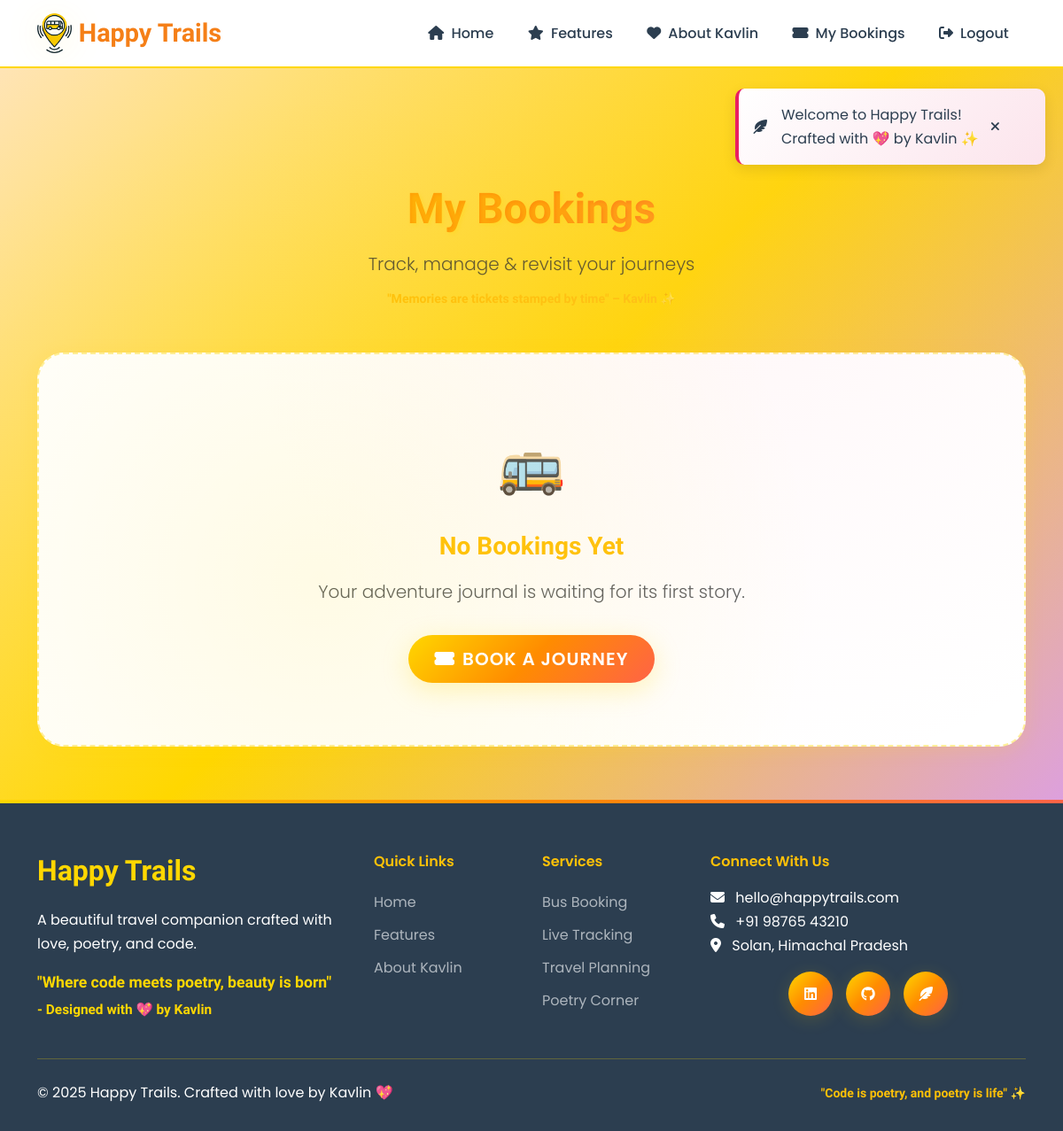
/my_bookings (signed in), run on an earlier commit of the app's database.
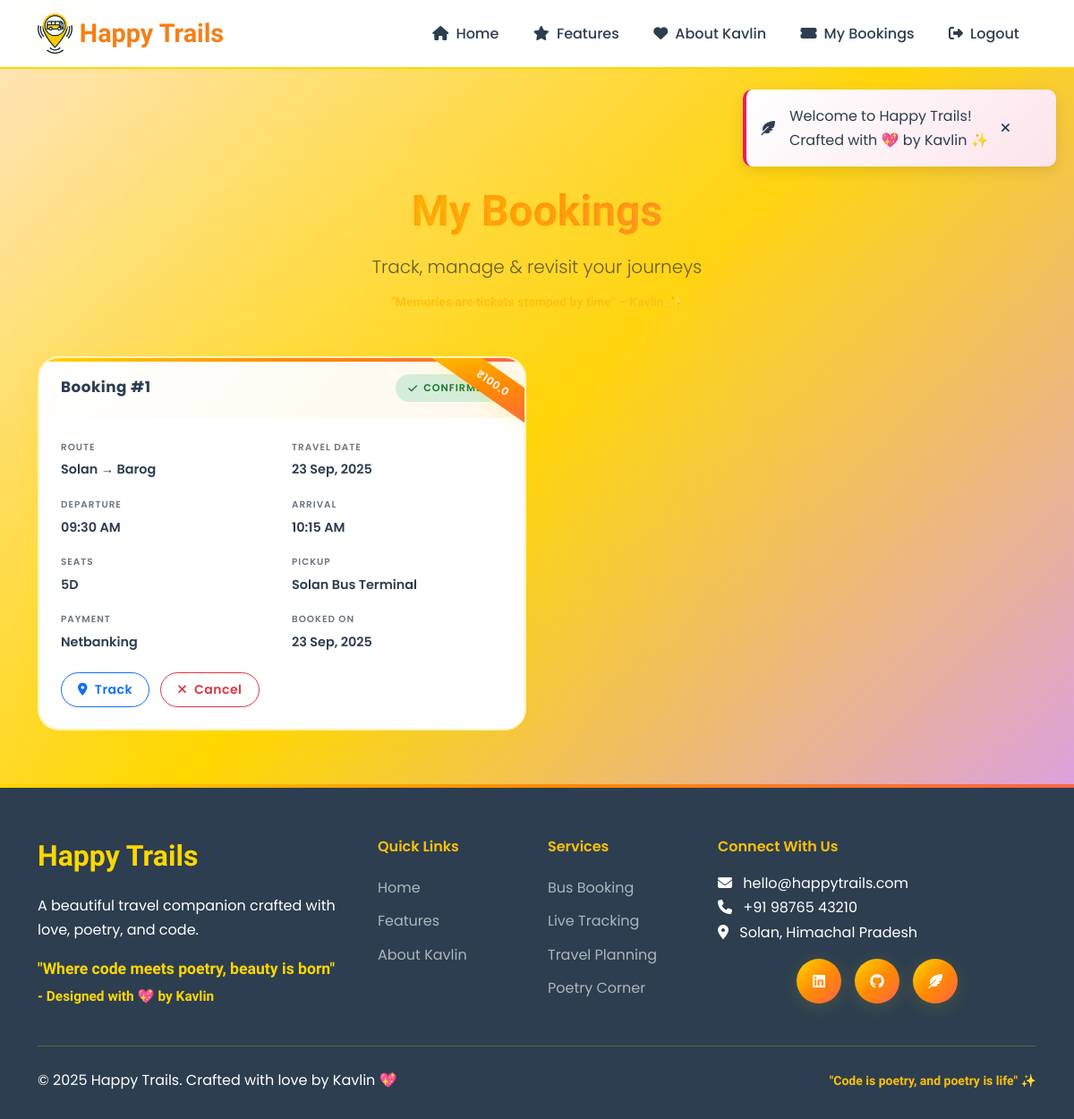
And on a later commit of the database.
### app.py (models this page shows, shortened)
class Booking(db.Model):
    id = db.Column(db.Integer, primary_key=True)
    user_id = db.Column(db.Integer, db.ForeignKey('user.id'), nullable=False)
    bus_id = db.Column(db.Integer, db.ForeignKey('bus.id'), nullable=False)
    booking_date = db.Column(db.DateTime, default=datetime.utcnow)
    travel_date = db.Column(db.Date, nullable=False)
    seats = db.Column(db.Integer, default=1)
    total_price = db.Column(db.Float, nullable=False)
    status = db.Column(db.String(20), default='Confirmed')
    pickup_point = db.Column(db.String(100), nullable=True)
    dropoff_point = db.Column(db.String(100), nullable=True)
    seat_numbers = db.Column(db.String(100), nullable=True)  # Comma-separated seat numbers
    payment_method = db.Column(db.String(50), nullable=True)

class Bus(db.Model):
    id = db.Column(db.Integer, primary_key=True)
    bus_number = db.Column(db.String(20), nullable=False)
    from_location = db.Column(db.String(100), nullable=False)
    to_location = db.Column(db.String(100), nullable=False)
    departure_time = db.Column(db.String(20), nullable=False)
    arrival_time = db.Column(db.String(20), nullable=False)
    status = db.Column(db.String(20), default='On Time')
    capacity = db.Column(db.Integer, default=40)
    price = db.Column(db.Float, nullable=False)
    bus_type = db.Column(db.String(50), default='Standard')  # Standard, Deluxe, Premium
    amenities = db.Column(db.String(200), default='Air Conditioning, Comfortable Seats')
    bookings = db.relationship('Booking', backref='bus', lazy=True)

### app.py (the view)
@app.route('/my_bookings')
@login_required
def my_bookings():
    bookings = Booking.query.filter_by(user_id=current_user.id).order_by(Booking.booking_date.desc()).all()
    return render_template('my_bookings.html', bookings=bookings)

### app.py (called while the page is built)
@login_manager.user_loader
def load_user(user_id):
    return User.query.get(int(user_id))

### templates/my_bookings.html (shortened to what this page needs)
{% extends 'base.html' %}
{% block content %}
<section class="bookings-hero">
  <div class="container">
    <div class="text-center mb-5">
      <h1 class="script-font display-5">My Bookings</h1>
      <p class="text-muted lead mb-2">Track, manage & revisit your journeys</p>
      <small class="script-font text-warning">"Memories are tickets stamped by time" – Kavlin ✨</small>
    </div>
    {% if bookings %}
      <div class="row g-4">
        {% for booking in bookings %}
        <div class="col-lg-6">
          <div class="booking-card h-100">
            <div class="price-ribbon">₹{{ booking.total_price }}</div>
            <div class="booking-header">
              <h5>Booking #{{ booking.id }}</h5>
              {% if booking.status == 'Confirmed' %}
                <div class="status-chip status-confirmed"><i class="fas fa-check"></i> Confirmed</div>
              {% elif booking.status == 'Cancelled' %}
                <div class="status-chip status-cancelled"><i class="fas fa-times"></i> Cancelled</div>
              {% else %}
                <div class="status-chip status-other">{{ booking.status }}</div>
              {% endif %}
            </div>
            <div class="booking-body">
              <div class="info-grid">
                <div class="info-item">
                  <div class="label">Route</div>
                  <div class="value">{{ booking.bus.from_location }} → {{ booking.bus.to_location }}</div>
                </div>
                <div class="info-item">
                  <div class="label">Travel Date</div>
                  <div class="value">{{ booking.travel_date.strftime('%d %b, %Y') }}</div>
                </div>
                <div class="info-item">
                  <div class="label">Departure</div>
                  <div class="value">{{ booking.bus.departure_time }}</div>
                </div>
                <div class="info-item">
                  <div class="label">Arrival</div>
                  <div class="value">{{ booking.bus.arrival_time }}</div>
                </div>
                <div class="info-item">
                  <div class="label">Seats</div>
                  <div class="value">{{ booking.seat_numbers or booking.seats }}</div>
                </div>
                <div class="info-item">
                  <div class="label">Pickup</div>
                  <div class="value">{{ booking.pickup_point or booking.bus.from_location ~ ' Stand' }}</div>
                </div>
                <div class="info-item">
                  <div class="label">Payment</div>
                  <div class="value">{{ booking.payment_method|replace('_',' ')|title }}</div>
                </div>
                <div class="info-item">
                  <div class="label">Booked On</div>
                  <div class="value">{{ booking.booking_date.strftime('%d %b, %Y') }}</div>
                </div>
              </div>
              <div class="actions">
                <a href="{{ url_for('track_bus', bus_id=booking.bus.id) }}" class="btn btn-outline-primary btn-sm">
                  <i class="fas fa-map-marker-alt me-1"></i> Track
                </a>
                {% if booking.status == 'Confirmed' %}
                <button class="btn btn-outline-danger btn-sm" data-bs-toggle="modal" data-bs-target="#cancelModal{{ booking.id }}">
                  <i class="fas fa-times me-1"></i> Cancel
                </button>
                {% endif %}
              </div>
            </div>
          </div>
        </div>
        {% endfor %}
      </div>
    {% else %}
      <div class="empty-state">
        <div class="empty-icon">🚌</div>
        <h3 class="script-font text-warning mb-3">No Bookings Yet</h3>
        <p class="lead text-muted">Your adventure journal is waiting for its first story.</p>
        <a href="{{ url_for('index') }}#booking" class="btn btn-primary btn-lg mt-3">
          <i class="fas fa-ticket-alt me-2"></i>Book a Journey
        </a>
      </div>
    {% endif %}
  </div>
</section>
{% endblock %}

### templates/base.html (shortened to what this page needs)
<!DOCTYPE html>
<html lang="en">
<head>
    <link href="https://cdn.jsdelivr.net/npm/bootstrap@5.3.0/dist/css/bootstrap.min.css" rel="stylesheet">
    <link rel="stylesheet" href="https://cdnjs.cloudflare.com/ajax/libs/font-awesome/6.4.0/css/all.min.css">
    <link rel="stylesheet" href="{{ url_for('static', filename='css/main.css') }}">
</head>
<body>
    <nav class="navbar navbar-expand-lg pb-40">
        <div class="container">
            <a class="navbar-brand d-flex align-items-center" href="{{ url_for('index') }}">
                <img src="{{ url_for('static', filename='images/logo.png') }}" alt="Happy Trails Logo" class="logo me-2">
                <span class="script-font">Happy Trails</span>
            </a>
            <div class="collapse navbar-collapse" id="navbarNav">
                <ul class="navbar-nav ms-auto">
                    <li class="nav-item">
                        <a class="nav-link {% if request.endpoint == 'index' %}active{% endif %}" href="{{ url_for('index') }}">
                            <i class="fas fa-home me-1"></i> Home
                        </a>
                    </li>
                    <li class="nav-item">
                        <a class="nav-link" href="{{ url_for('index') }}#features">
                            <i class="fas fa-star me-1"></i> Features
                        </a>
                    </li>
                    <li class="nav-item">
                        <a class="nav-link" href="{{ url_for('index') }}#kavlin-tribute">
                            <i class="fas fa-heart me-1"></i> About Kavlin
                        </a>
                    </li>
                    {% if current_user.is_authenticated %}
                        <li class="nav-item">
                            <a class="nav-link" href="{{ url_for('my_bookings') }}">
                                <i class="fas fa-ticket-alt me-1"></i> My Bookings
                            </a>
                        </li>
                        <li class="nav-item">
                            <a class="nav-link" href="{{ url_for('logout') }}">
                                <i class="fas fa-sign-out-alt me-1"></i> Logout
                            </a>
                        </li>
                    {% endif %}
                </ul>
            </div>
        </div>
    </nav>
    <main>
        {% block content %}{% endblock %}
    </main>
    <footer class="footer">
        <div class="container">
            <div class="row g-4">
                <div class="col-lg-4">
                    <div class="footer-about">
                        <h5 class="footer-logo script-font">Happy Trails</h5>
                        <p class="mb-3">A beautiful travel companion crafted with love, poetry, and code.</p>
                        <div class="kavlin-credit">
                            <p class="script-font" style="color: var(--primary-yellow); font-size: 1.1rem;">
                                "Where code meets poetry, beauty is born"
                                <br>
                                <small>- Designed with 💖 by Kavlin</small>
                            </p>
                        </div>
                    </div>
                </div>
                <div class="col-lg-2 col-md-4">
                    <h6 class="text-warning mb-3">Quick Links</h6>
                    <ul class="list-unstyled footer-links">
                        <li><a href="{{ url_for('index') }}">Home</a></li>
                        <li><a href="{{ url_for('index') }}#features">Features</a></li>
                        <li><a href="{{ url_for('index') }}#kavlin-tribute">About Kavlin</a></li>
                    </ul>
                </div>
                <div class="col-lg-2 col-md-4">
                    <h6 class="text-warning mb-3">Services</h6>
                    <ul class="list-unstyled footer-links">
                        <li><a href="#">Bus Booking</a></li>
                        <li><a href="#">Live Tracking</a></li>
                        <li><a href="#">Travel Planning</a></li>
                        <li><a href="#">Poetry Corner</a></li>
                    </ul>
                </div>
                <div class="col-lg-4 col-md-4">
                    <h6 class="text-warning mb-3">Connect With Us</h6>
                    <p class="mb-3">
                        <i class="fas fa-envelope me-2"></i> hello@happytrails.com<br>
                        <i class="fas fa-phone me-2"></i> +91 98765 43210<br>
                        <i class="fas fa-map-marker-alt me-2"></i> Solan, Himachal Pradesh
                    </p>
                    <div class="social-links">
                        <a href="https://linkedin.com/in/kavlin-kaur" class="social-link" title="LinkedIn">
                            <i class="fab fa-linkedin"></i>
                        </a>
                        <a href="https://github.com/Kavlin-Kaur" class="social-link" title="GitHub">
                            <i class="fab fa-github"></i>
                        </a>
                        <a href="https://kavlin-kaur.github.io/conveys/" class="social-link" title="Poetry Blog">
                            <i class="fas fa-feather-alt"></i>
                        </a>
                    </div>
                </div>
            </div>
            <hr class="my-4" style="border-color: var(--primary-yellow);">
            <div class="row align-items-center">
                <div class="col-md-6">
                    <p class="mb-0">&copy; 2025 Happy Trails. Crafted with love by Kavlin 💖</p>
                </div>
                <div class="col-md-6 text-md-end">
                    <small class="script-font text-warning">
                        "Code is poetry, and poetry is life" ✨
                    </small>
                </div>
            </div>
        </div>
    </footer>
</body>
</html>

### static/css/main.css (style rules this page uses)
:root { --primary-yellow: #FFD700; --secondary-yellow: #FFF8DC; --accent-yellow: #FFEB3B; --deep-yellow: #F57F17; --soft-pink: #FFE4E1; --coral: #FF7F7F; --lavender: #E6E6FA; --mint: #F0FFF0; --white: #FFFFFF; --cream: #FFFEF7; --light-gray: #F8F9FA; --medium-gray: #6C757D; --dark-gray: #343A40; --charcoal: #2C3E50; --shadow-soft: 0 4px 20px rgba(255, 215, 0, 0.15); --shadow-medium: 0 8px 30px rgba(255, 215, 0, 0.25); --shadow-strong: 0 12px 40px rgba(255, 215, 0, 0.35); --glow-yellow: 0 0 20px rgba(255, 215, 0, 0.5); --gradient-sunrise: linear-gradient(135deg, #FFD700 0%, #FF8C00 50%, #FF6347 100%); --gradient-sunset: linear-gradient(135deg, #FFE4B5 0%, #FFD700 50%, #DDA0DD 100%); --gradient-soft: linear-gradient(135deg, #FFF8DC 0%, #FFE4E1 100%); --transition-smooth: all 0.3s cubic-bezier(0.4, 0, 0.2, 1); --transition-bounce: all 0.4s cubic-bezier(0.68, -0.55, 0.265, 1.55); }
* { margin: 0; padding: 0; box-sizing: border-box; }
html { scroll-behavior: smooth; }
body { font-family: 'Poppins', sans-serif; line-height: 1.7; color: var(--charcoal); background: var(--cream); overflow-x: hidden; }
h1, h2, h3, h4, h5, h6 { font-weight: 600; line-height: 1.3; margin-bottom: 1rem; }
h1 { font-size: 3.5rem; background: var(--gradient-sunrise); -webkit-background-clip: text; -webkit-text-fill-color: transparent; background-clip: text; text-shadow: 2px 2px 4px rgba(255, 215, 0, 0.3); }
.script-font { font-family: 'Dancing Script', cursive; font-weight: 600; }
.navbar { background: rgba(255, 255, 255, 0.95) !important; backdrop-filter: blur(10px); border-bottom: 2px solid var(--primary-yellow); box-shadow: var(--shadow-soft); transition: var(--transition-smooth); }
.navbar-brand { font-weight: 700; font-size: 1.8rem; color: var(--deep-yellow) !important; text-decoration: none; transition: var(--transition-smooth); }
.logo { height: 45px; width: auto; filter: drop-shadow(var(--shadow-soft)); transition: var(--transition-bounce); }
.nav-link { font-weight: 500; color: var(--charcoal) !important; padding: 0.7rem 1.2rem !important; border-radius: 25px; transition: var(--transition-smooth); position: relative; overflow: hidden; }
.nav-link::before { content: ''; position: absolute; top: 50%; left: 50%; width: 0; height: 0; background: var(--gradient-sunrise); border-radius: 50%; transition: var(--transition-smooth); transform: translate(-50%, -50%); z-index: -1; }
.footer { background: var(--charcoal); color: white; padding: 60px 0 30px; position: relative; }
.footer::before { content: ''; position: absolute; top: 0; left: 0; right: 0; height: 4px; background: var(--gradient-sunrise); }
.footer-logo { font-size: 2rem; font-weight: 700; color: var(--primary-yellow); margin-bottom: 20px; }
.footer-links a { color: #adb5bd; text-decoration: none; transition: var(--transition-smooth); padding: 5px 0; display: block; }
.social-links { display: flex; gap: 15px; justify-content: center; }
.social-link { width: 50px; height: 50px; background: var(--gradient-sunrise); border-radius: 50%; display: flex; align-items: center; justify-content: center; color: white; text-decoration: none; transition: var(--transition-bounce); box-shadow: var(--shadow-soft); }

What changed in the data, as far as the page shows it:
added Booking: total_price "100.0", id "1", status "Confirmed" (drawn), bus.from_location "Solan", bus.to_location "Barog", travel_date "23 Sep, 2025", bus.departure_time "09:30 AM", bus.arrival_time "10:15 AM", seat_numbers "5D", pickup_point "Solan Bus Terminal", payment_method "Netbanking", booking_date "23 Sep, 2025"
Also different on the page:
text no longer shown: "🚌 No Bookings Yet Your adventure journal is waiting for its first story. BOOK A JOURNEY"
